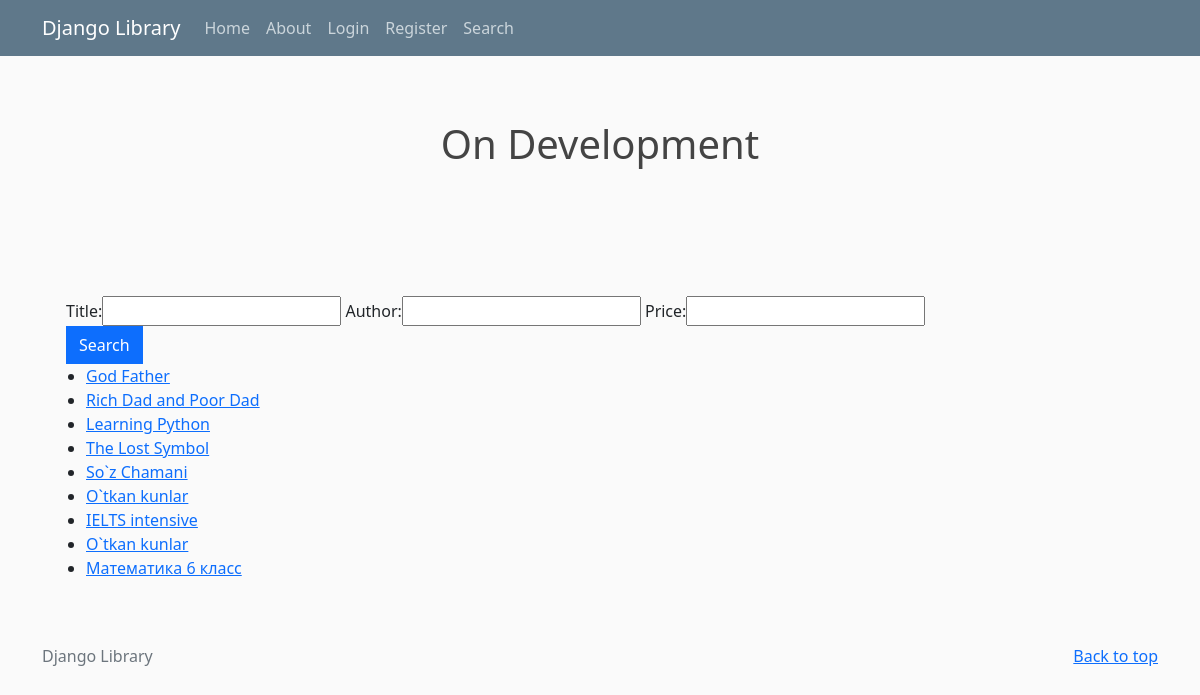
Screenshot of /search with the database file from the repository.
### store/models.py (models this page shows, shortened)
class Book(models.Model):
    title = models.CharField(max_length=100)
    cover = models.ImageField(upload_to='cover_pics', null=True, blank=True, default='cover_pics/default_yl9hFW5.jpg')
    author = models.CharField(max_length=50)
    summary = models.TextField()
    price = models.IntegerField()

### store/views.py (the view)
# urls.py: path('search', SearchView.as_view(), name='snippets'),
class SearchView(ListView):
    model = Book
    template_name = 'store/snippet_list.html'
    def get_context_data(self, **kwargs):
        context = super().get_context_data()
        context['filter'] = SnippetFiler(self.request.GET, queryset=self.get_queryset())
        return context

### store/templates/store/snippet_list.html (shortened to what this page needs)
{% extends "store/base.html"%}
{% load bootstrap %}
{% block content %}
<div class="container">
    <form method="GET">
        {{filter.form|bootstrap }}
        <button type="submit" class="btn btn-primary">Search</button>
    </form>
</div>
<ul>
    {% for snippet in filter.qs %}
    <li>
        <a href="{% url 'snippets'  %}">{{snippet.title}}</a>
    </li>
    {% endfor %}
</ul>
{% endblock content %}

### store/static/store/main.css (style rules this page uses)
body { background-color: hsl(0, 0%, 98%); }
.btn { border-radius: 0; }

### rows the page displays
Book: title "God Father"
Book: title "Rich Dad and Poor Dad"
Book: title "Learning Python"
Book: title "The Lost Symbol"
Book: title "So`z Chamani"
Book: title "O`tkan kunlar"
Book: title "IELTS intensive"
Book: title "O`tkan kunlar"
Book: title "Математика 6 класс"
